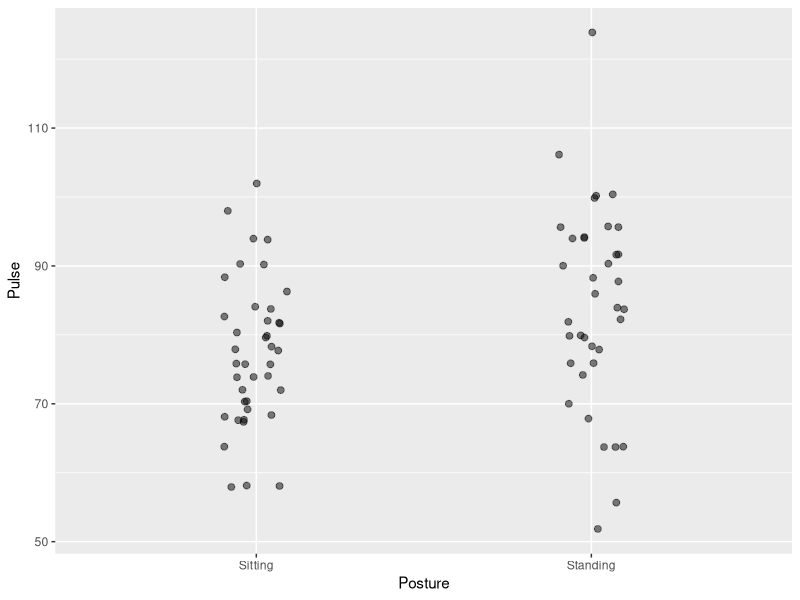
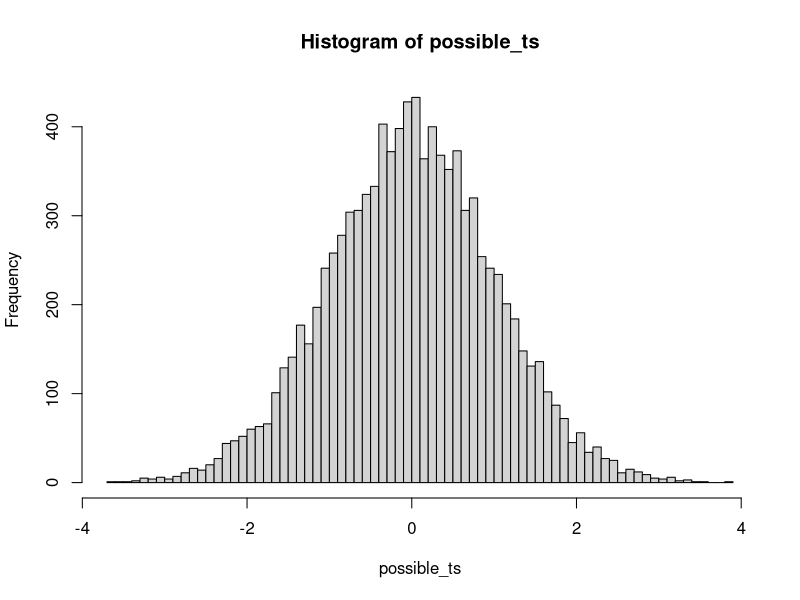
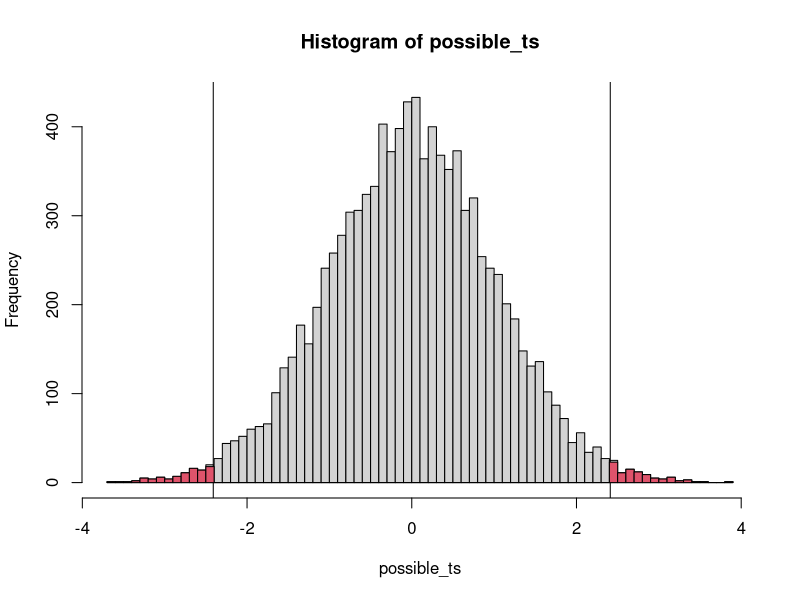

These charts were generated, in order, by the following R code:
## ---- chunk 1
pulse_data <- read.csv('Pulse experiment response.csv')
colnames(pulse_data)[3] = 'Pulse'
## ---- chunk 2
set.seed(1)
library(ggplot2)
ggplot(pulse_data,aes(x=Posture,y=Pulse)) + geom_jitter(size=2,width = .1,alpha = 0.5)
## ---- chunk 3
standing_obs = subset(pulse_data,Posture == 'Standing')$Pulse
sitting_obs = subset(pulse_data,Posture == 'Sitting')$Pulse
length(standing_obs)
length(sitting_obs)
mean(standing_obs)
mean(sitting_obs)
var(standing_obs)
var(sitting_obs)
## ---- chunk 4
pooled_s2 = ((length(sitting_obs)-1)*var(sitting_obs) + (length(standing_obs)-1)*var(standing_obs))/(nrow(pulse_data)-2)
pooled_s2
## ---- chunk 5
sqrt(252/36+262/38)
## ---- chunk 6
ybar_1 = mean(standing_obs)
ybar_2 = mean(sitting_obs)
delta = ybar_1 - ybar_2
delta
## ---- chunk 7
n1 = sum(pulse_data$Posture == 'Standing')
n2 = sum(pulse_data$Posture == 'Sitting')
s2_1 = var(standing_obs)
s2_2 = var(sitting_obs)

# pooled estimate of population variance (assuming both pops have same variance)
# pooling counts each individual equally
s2 = ((n1-1)*s2_1 + (n2-1)*s2_2)/(n1+n2-2)

# use pooled s2 to estimate SED
SED = sqrt(s2/n1 + s2/n2)
SED
## ---- chunk 8
t_hat = delta / SED
t_hat
## ---- chunk 9
possible_ts = rt(10000,df=n1-1 + n2-1)  # degrees of freedom = (sitting's df + standing's df)
hist(possible_ts,breaks=100)
hist(possible_ts,breaks=100)
abline(v=c(-1,1)*t_hat) # mark our t_hat from the data
hist(possible_ts[abs(possible_ts) > t_hat],breaks=100,add=T,col=2) # color all those possible t's greater than our observed
## ---- chunk 10
mean(abs(possible_ts) > t_hat)
## ---- chunk 11
2 * pt(t_hat,df = (n1-1)+(n2-1),lower.tail = FALSE)
